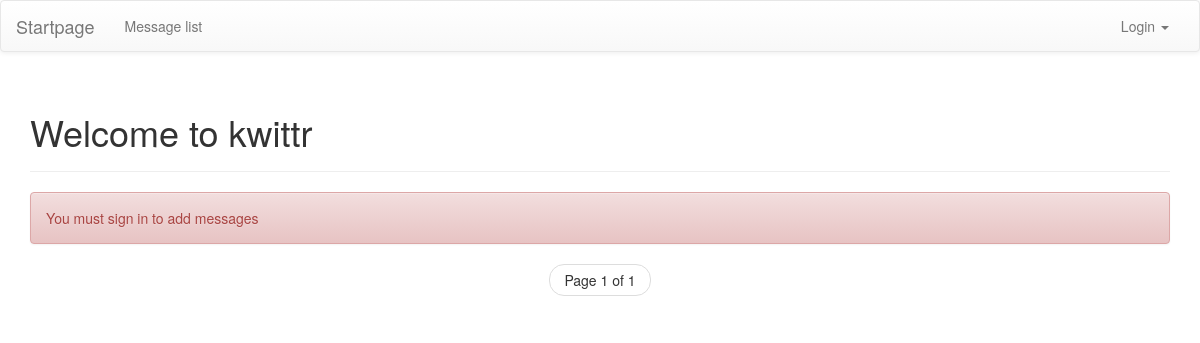
/messages/, run on an earlier commit of the app's database.
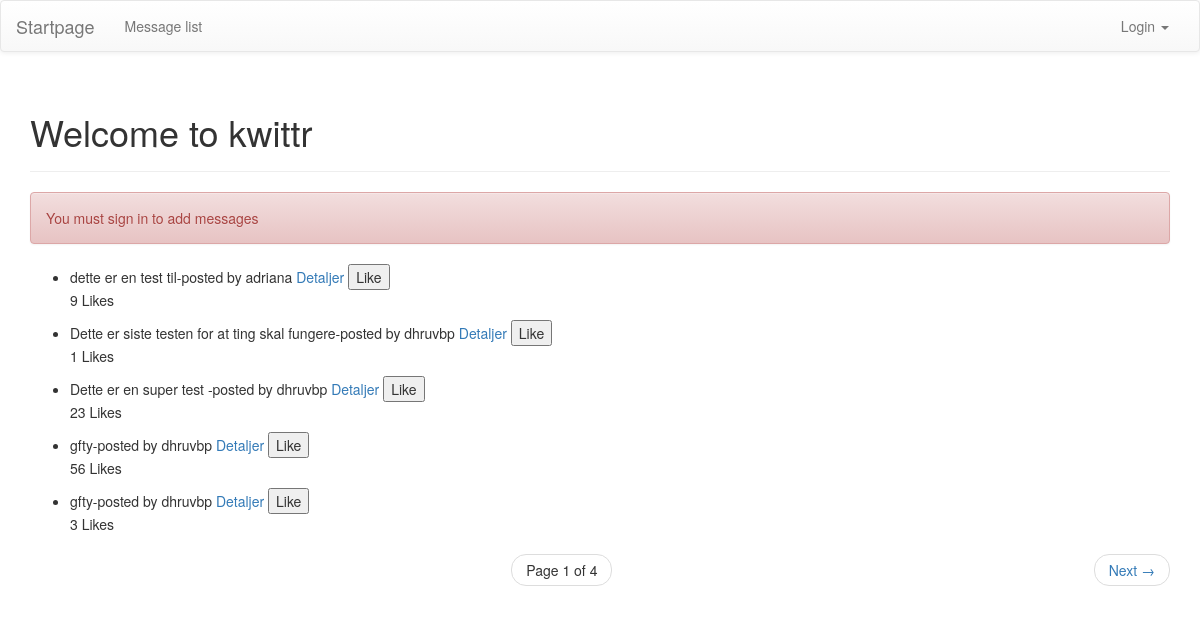
And on a later commit of the database.
### kwittr_messages/models.py (models this page shows, shortened)
class Message(models.Model):
    message = models.TextField()
    likes = models.PositiveIntegerField(default=0)
    created_by = models.ForeignKey(User, related_name="created_message")
    created_datetime = models.DateTimeField()
    class Meta:
        ordering = ['-id']

### kwittr_messages/views.py (the view, shortened to what this page needs)
def message_listing(request):
    messages = Message.objects.all()
    page = request.GET.get('page')
    paginator = Paginator(messages, 5)
    try:
        messages = paginator.page(page)
    except PageNotAnInteger:
        messages = paginator.page(1)
    except EmptyPage:
        messages = paginator.page(paginator.num_pages)
    context = {
        'messages': messages,
        }
    return render(request, 'kwittr_messages/message_listing.html', context)

### kwittr_messages/templates/kwittr_messages/message_listing.html (shortened to what this page needs)
{% extends 'theme/base.html' %}
{% block pagecontent %}
    {% if user.is_anonymous %}
    <div class="alert alert-danger" role="alert">
        <p>You must sign in to add messages</p>
    </div>
    {% endif %}
        <ul>
        {% for message in messages %}
            <li>
                {{ message.message }}-posted by {{ message.created_by }}
                <a href="{% url 'message_details' message.id %}">Detaljer</a>
                <button data-message_id="{{ message.id }}" class="message_add_likes" type ="submit" class="btn btn-default"
                >Like</button>
                 <p id="id-points-for-message-{{ message.id }}"> {{ message.likes }} Likes </p>
            </li>
        {% endfor %}
    </ul>
    <nav>
        <ul class="pager">
            <li>
                <span class="current">
                    Page {{ messages.number }} of {{ messages.paginator.num_pages }}
                </span>
            </li>
            {% if messages.has_next %}
                <li class="next">
                    <a href="?page={{ messages.next_page_number }}">
                        Next <span aria-hidden="true">&rarr;</span>
                    </a>
                </li>
            {% endif %}
        </ul>
    </nav>
{% endblock %}

### theme/templates/theme/base.html (shortened to what this page needs)
{% extends 'theme/site_base.html' %}
{% block body %}
    <nav class="navbar navbar-default" role="navigation">
      <div class="container-fluid">
        <div class="navbar-header">
          <a class="navbar-brand" href="{% url 'frontpage' %}">Startpage</a>
        </div>
        <div class="collapse navbar-collapse" id="bs-example-navbar-collapse-1">
          <ul class="nav navbar-nav">
            <li class="{% block student_listing_is_active %}{% endblock%}">
             <a href="{% url 'message_listing' %}">Message list</a>
            </li>
          </ul>
          <ul class="nav navbar-nav navbar-right">
            {% if user.is_anonymous %}
                <li class="dropdown">
                  <a href="#" class="dropdown-toggle" data-toggle="dropdown">Login <span class="caret"></span></a>
                </li>
            {% endif %}
          </ul>
        </div>
      </div>
    </nav>
    <div class="container">
        <div class="page-header">
            <h1>Welcome to kwittr</h1>
        </div>
        {% block pagecontent %}
        {% endblock %}
    </div>
{% endblock %}

### theme/templates/theme/site_base.html (shortened to what this page needs)
{% load staticfiles %}
<!DOCTYPE html>
<html lang="en">
  <head>
    <link rel="stylesheet" href="https://maxcdn.bootstrapcdn.com/bootstrap/3.2.0/css/bootstrap.min.css">
    <link rel="stylesheet" href="https://maxcdn.bootstrapcdn.com/bootstrap/3.2.0/css/bootstrap-theme.min.css">
  </head>
  <body>
    {% block body %}
    {% endblock %}
  </body>
</html>

What changed in the data, as far as the page shows it:
added Message: message "dette er en test til", created_by "adriana", likes "9"
added Message: message "Dette er siste testen for at ting skal fungere", created_by "dhruvbp", likes "1"
added Message: message "Dette er en super test", created_by "dhruvbp", likes "23"
added Message: message "gfty", created_by "dhruvbp", likes "56"
added Message: message "gfty", created_by "dhruvbp", likes "3"
Also different on the page:
{{ messages.paginator.num_pages }}: "1" → "4"
text now shown: "Next →"
